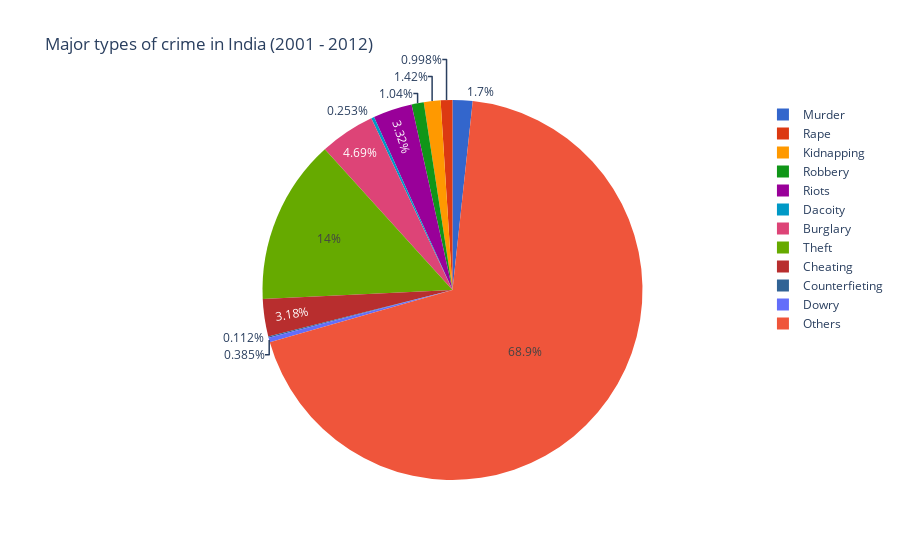

The code cell stored with this chart in its notebook:
### Code cell
crime_type = ['Murder','Rape','Kidnapping','Robbery','Riots','Dacoity','Burglary','Theft','Cheating','Counterfieting','Dowry','Others']
crime_type_vals = [murder,rape,kidnapping,robbery,riots,dacoity,burglary,theft,cheating,counterfieting,dowry,others]

fig3 = go.Figure(data=[go.Pie(labels=crime_type, values=crime_type_vals,sort=False,marker=dict(colors=px.colors.qualitative.G10),textfont_size=12)])
fig3.update_layout(title='Major types of crime in India (2001 - 2012)')
fig3.show()

### Figure 1 — Plotly figure (JSON) as saved in the notebook; plotly's stock layout.template omitted (floating-point values rounded to 4 significant figures)
{"data": [{"labels": ["Murder", "Rape", "Kidnapping", "Robbery", "Riots", "Dacoity", "Burglary", "Theft", "Cheating", "Counterfieting", "Dowry", "Others"], "marker": {"colors": ["#3366CC", "#DC3912", "#FF9900", "#109618", "#990099", "#0099C6", "#DD4477", "#66AA00", "#B82E2E", "#316395"]}, "sort": false, "textfont": {"size": 12}, "type": "pie", "values": [396338, 232713, 331774, 241806, 773931, 59028, 1093784, 3268984, 741469, 26198, 89620, 16051835]}], "layout": {"title": {"text": "Major types of crime in India (2001 - 2012)"}}}
